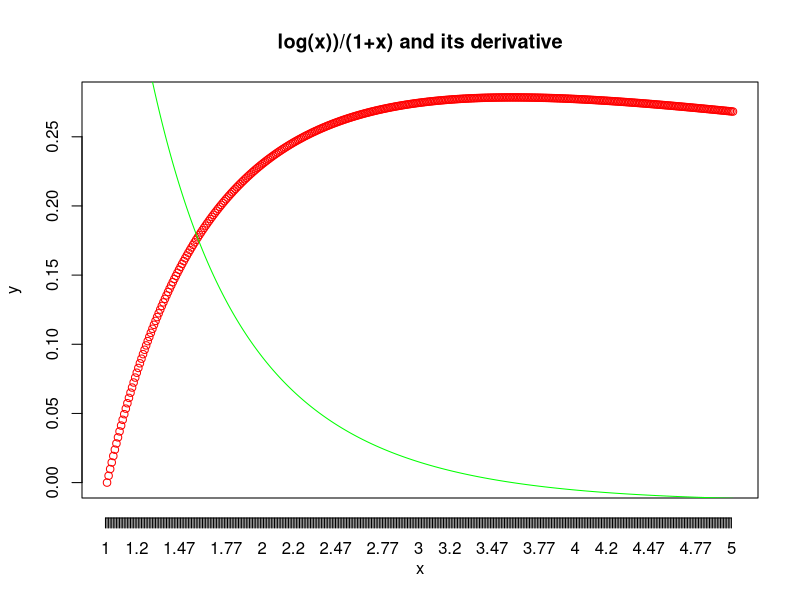

Reproduce this figure in R. (Note: this script raises an error after producing the figure.)
check_bisection <- function(a_0, b_0, dxdg, sum=FALSE){
  #'@param a_0: starting left boundary for iteration
  #'@param b_0: starting right boundary for iteration
  #'@param dxdg: first derivative of the equation of interest g(x) (where can be evaluated as function)
  #'@param sum: should the values be summed (as the case for MLE). default false
  #'@return: boolean whether or not meets constraint that g'(a_0)*g'(b_0) \leq 0
  #'@author Casey Jayne
  v1 <- dxdg(a_0)
  v2 <- dxdg(b_0)
  if(sum){
    result <- (sum(attributes(v1)[[1]][1])*sum(attributes(v2)[[1]][1]))
  }else{
    result <- (attributes(v1)[[1]][1]*attributes(v2)[[1]][1])
  }

  rm(v1, v2)
  return(result<=0)
}

# original function
x <- seq(1, 5, .01)
g <- expression((log(x))/(1+x))
# get first derivative
(dxdg <- D(g, 'x'))
plot(eval(g), main='log(x))/(1+x) and its derivative',col='red', xlab = 'x', ylab='y', xaxt='n')
lines(eval(dxdg), col='green')
axis(at=0:400, labels = x, side = 1, line = 1)

# now need it to be function to use the test
dxdg <- deriv(g, 'x', function.arg=TRUE)
#out <- dxdg(a_0)
#attributes(out)
# one way to grab it
#attributes(out)[[1]][1]
#attr(out, 'gradient')
check_bisection(3, 5, dxdg)


bisection_method <- function(a_in, b_in, dxdtheta, prev_x = NULL, iter = 1, sum=FALSE){
  #'@param a_in: starting left boundary for iteration
  #'@param b_in: starting right boundary for iteration
  #'@param dxdtheta: first derivative of the equation of interest g(x) (where can be evaluated as function)
  #'@param prev_x: prev x used as stopping point. should be null on first iteration
  #'@param iter: iteration count to return the number of iterations to stopping point
  #'@param sum: should the values be summed (as the case for MLE). default false
  #'@return: list with the result theta hat estimation and number of recursions called to converge
  #'@author Casey Jayne
  x_new <- (a_in+b_in)/2
  a_out <- dxdtheta(a_in)
  b_out <- dxdtheta(b_in)
  x_out <- dxdtheta(x_new)
  if(sum){
    a_out <- sum(attr(a_out, 'gradient'))
    b_out <- sum(attr(b_out, 'gradient'))
    x_out <- sum(attr(x_out, 'gradient'))
  }else{
    a_out <- attr(a_out, 'gradient')
    b_out <- attr(b_out, 'gradient')
    x_out <- attr(x_out, 'gradient')
  }
  if(!is.null(prev_x)){
    if(abs(prev_x - x_new) < .001){
      return(list(theta_hat = round(x_new, 2), convergence_steps = iter)) # this is final answer
    }
    iter <- iter + 1
  }
  if(a_out*x_out<=0){
    return(bisection_method(a_in, x_new, dxdtheta, prev_x=x_new, iter, sum))
  }else{
    return(bisection_method(x_new, b_in, dxdtheta, prev_x=x_new, iter, sum))
  }
}

bisection_method(25, 35, dxdtheta, sum=TRUE)
